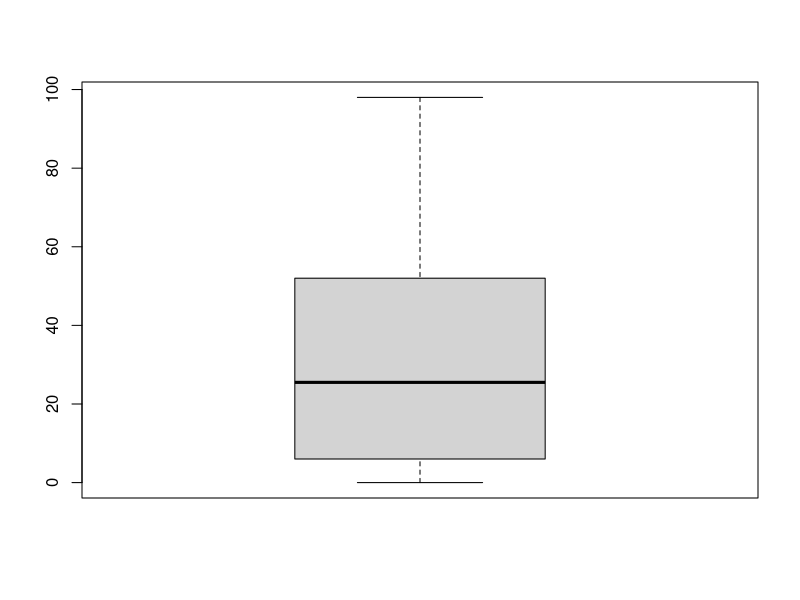
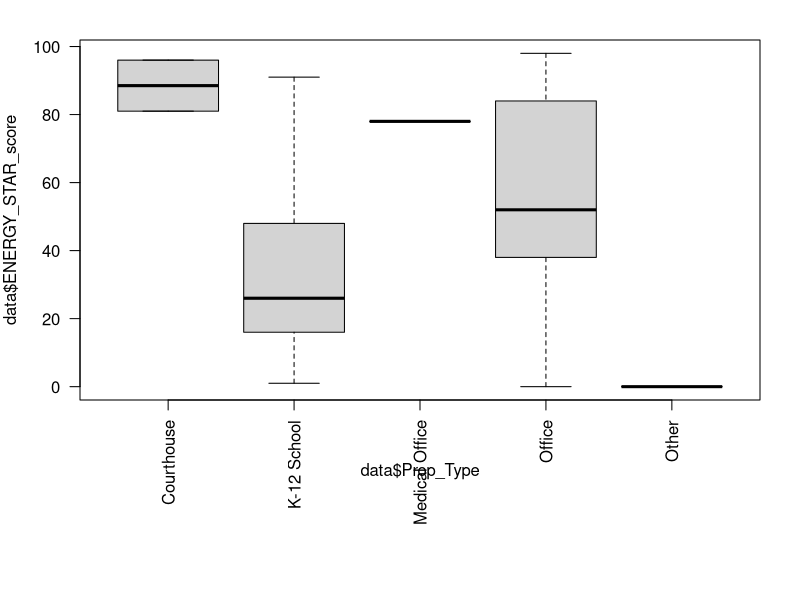
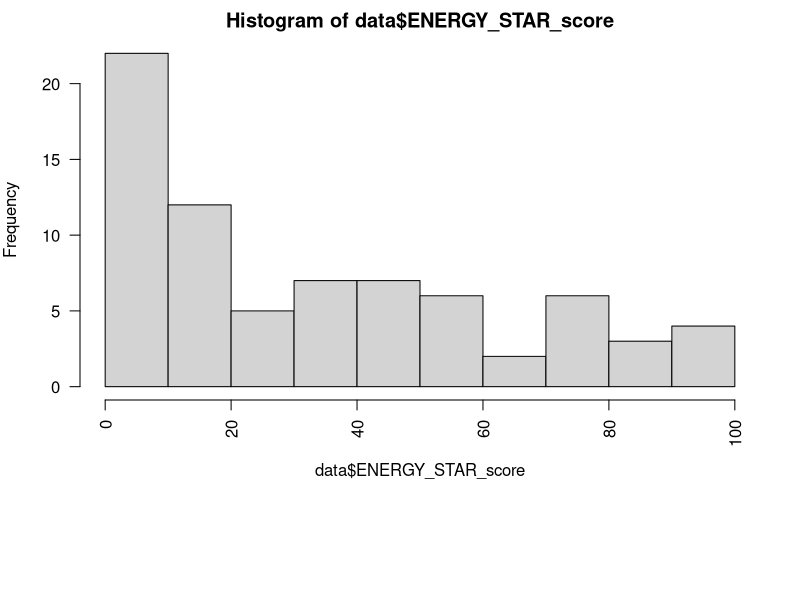
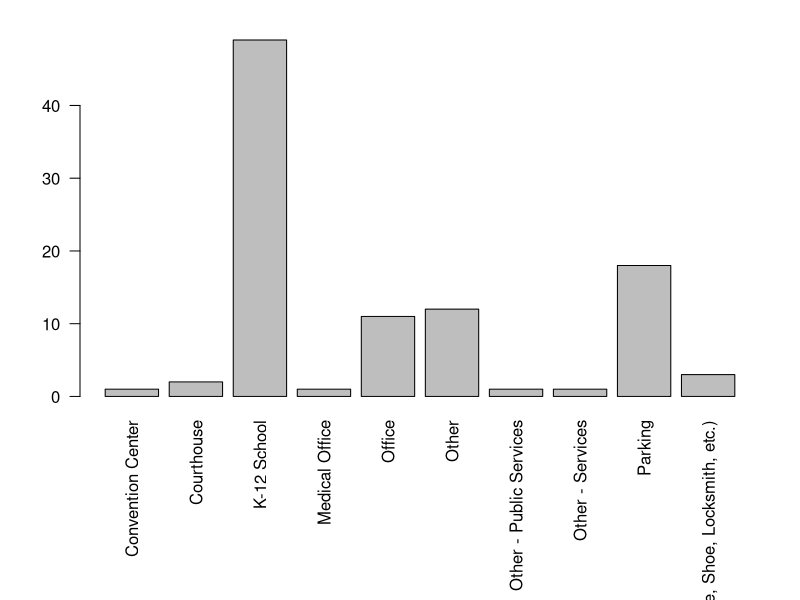
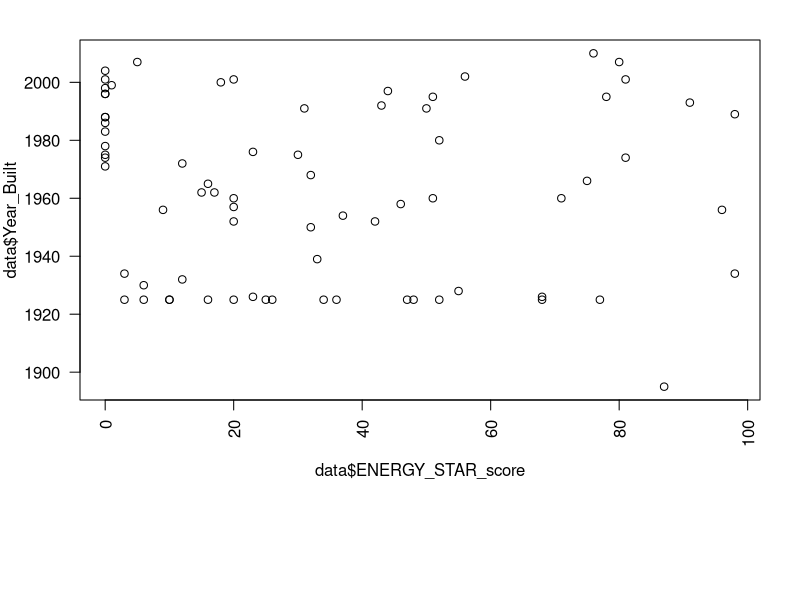

Write the R code that produced these figures, in order.
## ---- chunk 1
data <- read.csv("Benchmarking_Results__CY_2012_Public_Buildings.csv", header=TRUE, na.strings=c("N/A", "Not Available"))
## ---- chunk 2
boxplot(data$ENERGY_STAR_score)
## ---- chunk 3
par(las=2, mar=c(10, 4, 2, 2))
boxplot(data$ENERGY_STAR_score ~ data$Prop_Type)
## ---- chunk 4
hist(data$ENERGY_STAR_score)
## ---- chunk 5
table(data$ENERGY_STAR_score)
## ---- chunk 6
building_type_counts <- table(data$Prop_Type)
barplot(building_type_counts)
## ---- chunk 7
plot(data$Year_Built ~ data$ENERGY_STAR_score)
